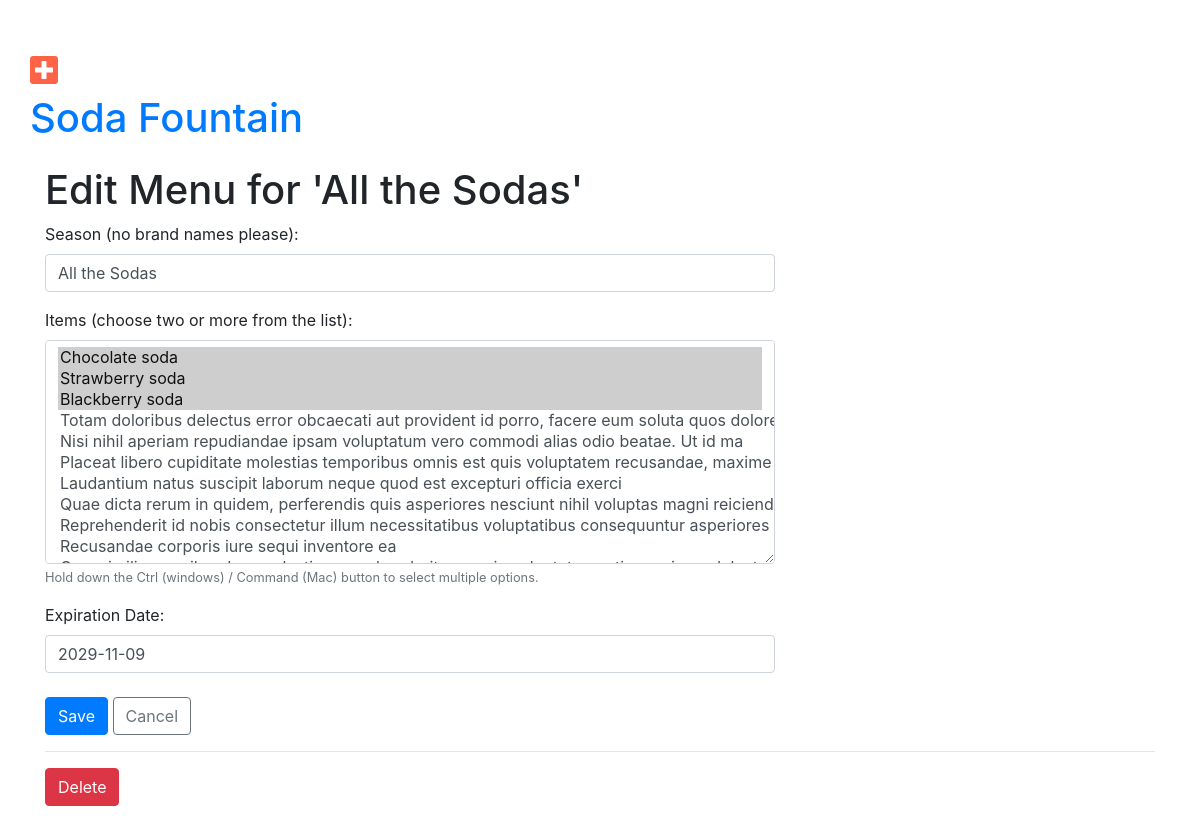
Page /menu/534/edit/ (signed in) on the earlier database version.
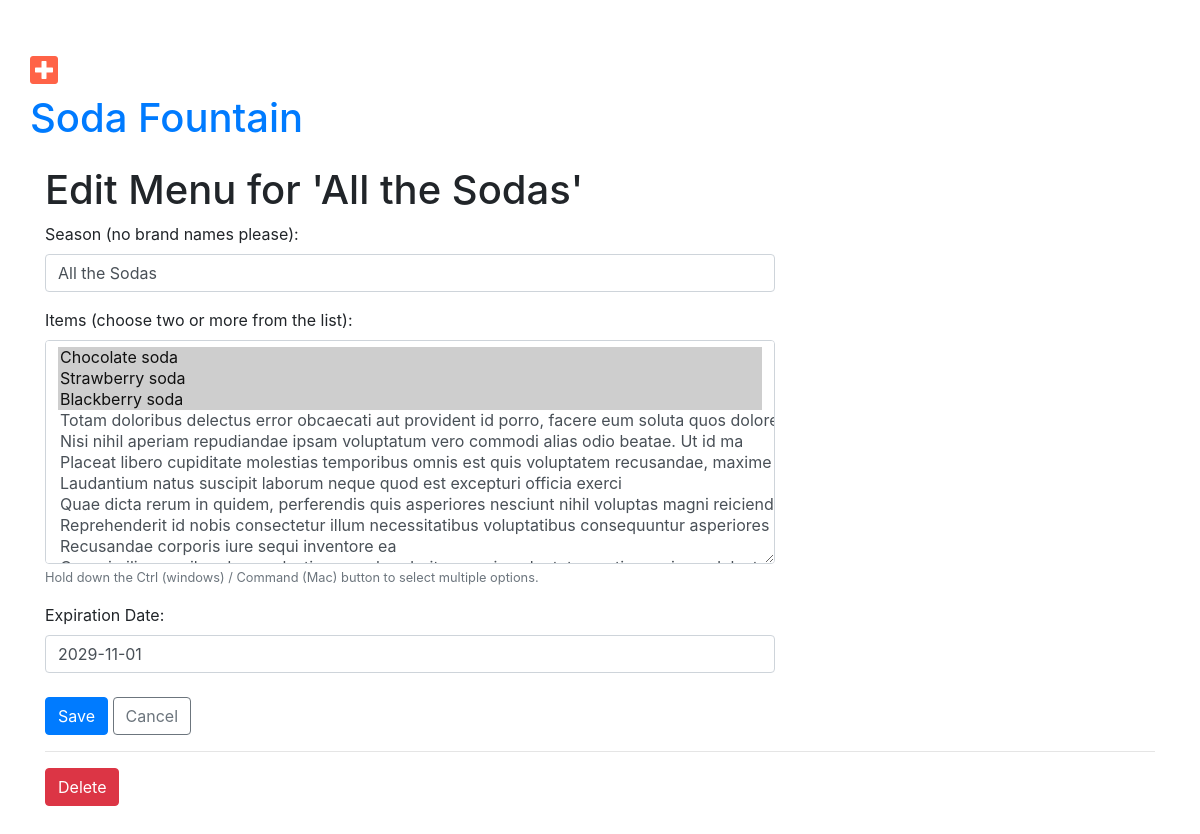
Same page on the later database version.
### menu/models.py (models this page shows, shortened)
class Menu(models.Model):
    season = models.CharField(max_length=20)  # Required Field
    items = models.ManyToManyField('Item', related_name='items')  # Required Field
    created_date = models.DateTimeField(default=timezone.now)  # Hidden Field
    expiration_date = models.DateField()  # Required Field

### menu/views.py (the view, shortened to what this page needs)
# urls.py: path('menu/<pk>/edit/', views.edit_menu, name='menu_edit'),
@login_required
def edit_menu(request, pk):
    try:
        menu = models.Menu.objects.prefetch_related('items').get(pk=pk)
    except ObjectDoesNotExist:
        raise Http404
    selected_items = [item.id for item in menu.items.all()]
    form = forms.MenuForm(initial={'items': selected_items}, instance=menu)
    return render(request, 'menu/menu_edit.html', {
        'menu': menu,
        'form': form,
        })

### menu/forms.py (shortened to what this page needs)
class MenuForm(forms.ModelForm):
    season = forms.CharField(
        required=True,
        label='Season (no brand names please):',
        error_messages={
            'required': "Season is required.",
        },
        validators=[validators.BrandCheckValidator]
    )
    items = forms.MultipleChoiceField(
        required=True,
        choices=ITEMS,
        label="Items (choose two or more from the list):",
        help_text='Hold down the Ctrl (windows) / Command (Mac) button to select multiple options.',
        error_messages={
            'required': "Choose at least two items.",
        }
    )
    expiration_date = forms.DateField(
        required=True,
        error_messages={
            'invalid': "Enter a vaild date in the format 'YYYY-MM-DD'.",
            'required': "Expiration date is required.",
        },
        label="Expiration Date:",
        validators=[validators.PastDateValidator]
    )
    class Meta:
        model = models.Menu
        fields = [
            'season',
            'items',
            'expiration_date',
        ]

### menu/templates/menu/menu_edit.html
{% extends 'base.html' %}
{% block content %}
    <div class="content container">
    <div class="row">
        <div class="col-md-8">
            <h1>Edit Menu for '{{ menu.season }}'</h1>
            {% include "menu/menu_form_2.html" %}
        </div>
    </div>
    <div>
        <hr>
        <a href="{% url 'menu:menu_delete' pk=menu.pk %}" class="btn btn-danger">Delete</a>
    </div>
{% endblock %}

### menu/templates/menu/menu_form_2.html (shortened to what this page needs)
{% load widget_tweaks %}
<form method="POST" action="">
    {% for field in form.visible_fields %}
        <div class="form-group">
            {{ field.label_tag }}
            {% if form.is_bound %}
                {% if field.errors %}
                    {% render_field field class="form-control is-invalid" %}
                    {% for error in field.errors %}
                        <div class="invalid-feedback">
                            {{ error }}
                        </div>
                    {% endfor %}
                {% else %}
                    {% render_field field class="form-control is-valid" %}
                {% endif %}
            {% else %}
                {% if  field|field_type ==  'multiplechoicefield' %}
                    {% render_field field class="form-control multi-select" size="10" %}
                {% else %}
                    {% render_field field class="form-control" %}
                {% endif %}
            {% endif %}
            {% if field.help_text %}
                <small class="form-text text-muted">{{ field.help_text }}</small>
            {% endif %}
        </div>
    {% endfor %}
    <div class="mt-4">
        <button type="submit" class="btn btn-primary">Save</button>
        <a href="{% url 'menu:menu_list' %}" class="btn btn-outline-secondary">Cancel</a>
    </div>
</form>

Differences in the rows shown:
changed Menu "All the Sodas": expiration_date "2029-11-09" → "2029-11-01"
